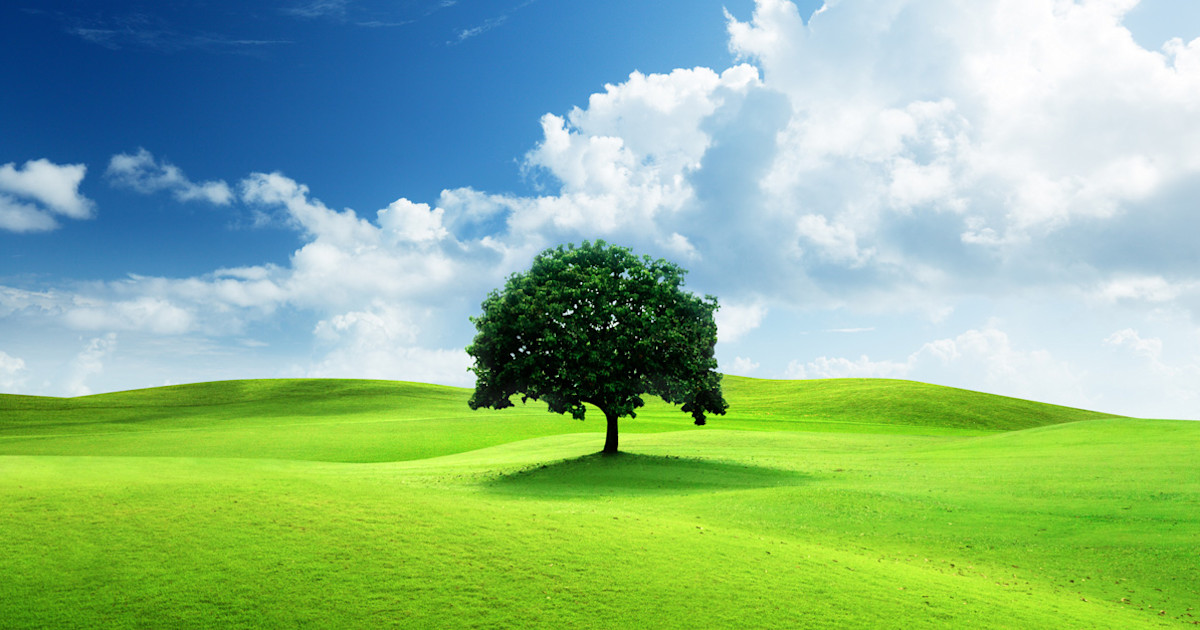
#> input picture CV/cv.exp's/pic.jpg, 1200 x 630 px, found by its file name
$ python exp14.py
#> lines starting #> are read from the running program, lines starting #| are printed output that depends on the picture
import cv2
import numpy as np
image = cv2.imread("/Users/vignesh/Desktop/opencv/pic.jpg")
#> image is the input picture: shape (630, 1200, 3); mean B, G, R 139.9, 183.6, 139.8
rows, cols, ch = image.shape
#> rows = 630; cols = 1200; ch = 3
pts1 = np.float32([[50, 50], [400, 50], [50, 400], [400, 400]])
pts2 = np.float32([[10, 100], [300, 50], [100, 300], [350, 350]])
matrix = cv2.getPerspectiveTransform(pts1, pts2)
transformed_image = cv2.warpPerspective(image, matrix, (cols, rows))
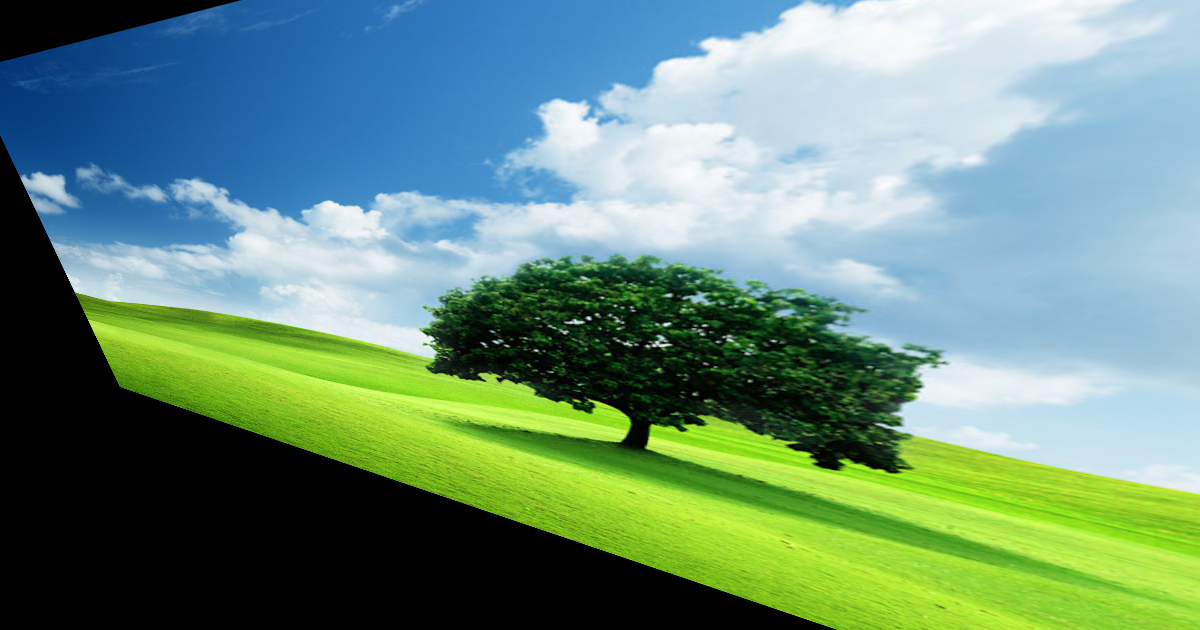
#> transformed_image: shape (630, 1200, 3); mean B, G, R 123.5, 143.1, 107.2
cv2.imshow("Original Image", image)
cv2.imshow("Perspective Transformed Image", transformed_image)
cv2.imwrite("perspective_transformed.jpg", transformed_image)
cv2.waitKey(0)
cv2.destroyAllWindows()
